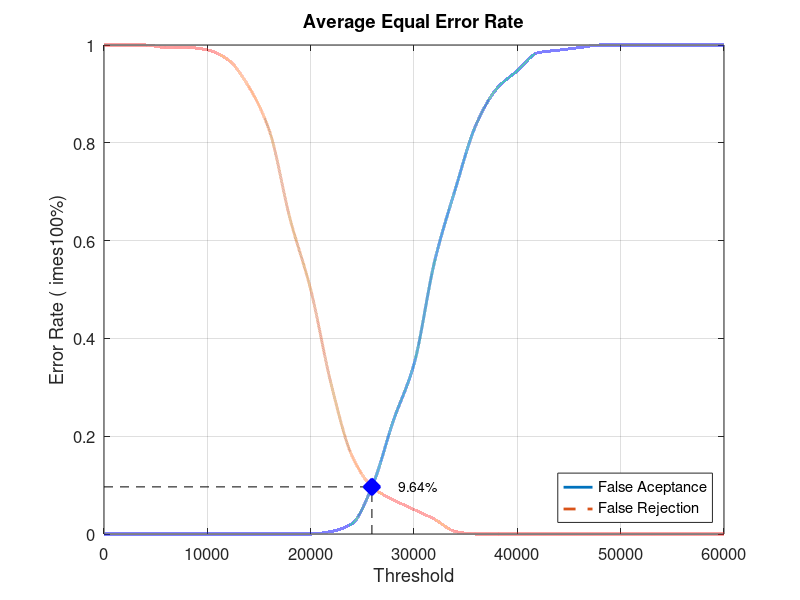
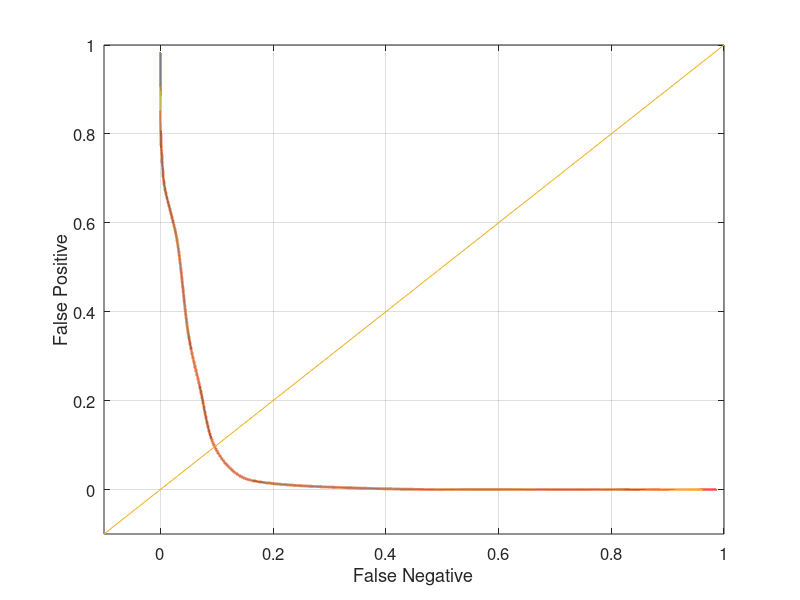

Write the MATLAB code that produced these figures, in order.
close all;
clear;
clc;
x = 0:2000:60000;
xq = 0:0.5:60000;

y0 = [0 0 0 0 0 0 0 0 0 0 0 0.00526316 0.0210526 0.1 0.231579 0.347368 0.557895 0.705263 0.836842 0.910526 0.947368 0.984211 0.989474 0.994737 1 1 1 1 1 1 1]
yy0 = interp1(x, y0, xq, 'pchip');
y1 = [1 1 1 0.995 0.995 0.99 0.97 0.915 0.825 0.645 0.5 0.305 0.16 0.095 0.07 0.05 0.03 0.005 0 0 0 0 0 0 0 0 0 0 0 0 0]
yy1 = interp1(x, y1, xq, 'pchip');

% Calculating EER: 
y2 = abs(y0 - y1);
find(y2 == min(y2))
yy2 = abs(yy0 - yy1);
xEER = find(yy2 == min(yy2));
xEERIndex = xq(xEER) % X-axis EER
yEER = yy0(xEER) % Y-axis EER

main = figure
plot(xq, yy0,'-','LineWidth', 2);	hold on
plot(xq, yy1,'--','LineWidth', 2);	hold on
plot([xEERIndex xEERIndex], [0 yEER], 'k--');	hold on
plot([0 xEERIndex], [yEER yEER], 'k--');	hold on
plot(xEERIndex, yEER, 'bx', 'LineWidth', 10);	hold on
text(xEERIndex + 10 * xEERIndex / 100, yEER, [num2str(round((10000 * yEER)) / 100) '%'])
legend('False Aceptance', 'False Rejection', 'Location', 'SouthEast')
xlabel('Threshold')
ylabel('Error Rate (	imes100%)')
title('Average Equal Error Rate')
set(gca, 'FontSize', 12)
axis([0 60000 0 1])
grid on

print(main, 'Database4_4Main', '-dpng');
FNRxFPR = figure('Color', [1 1 1]);
plot(yy1, yy0, '-', yy1, yy0, 'LineWidth', 2);
hold on
y = -0.1:0.1:1
plot(y, y); 
set(gca, 'FontSize', 12)
xlabel('False Negative')
ylabel('False Positive')
axis([-0.1 1 -0.1 1])
set(gca, 'FontSize', 12)
grid on

print(FNRxFPR, 'Database4_4FNRxFPR','-dpng');
